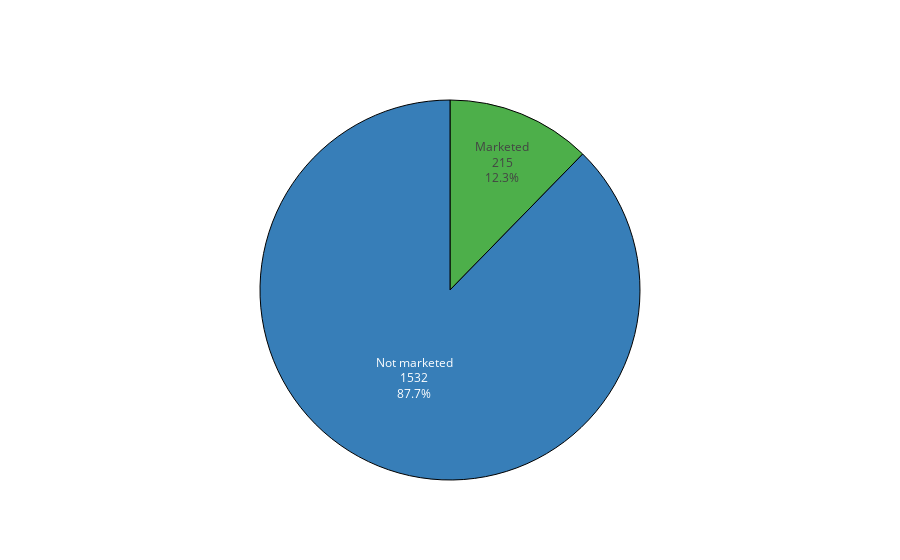

Notebook code for this chart:
### Code cell
n_total = len(positive)
n_marketed = np.sum(substance_applications['Approved / marketed application'])

# Create figure
fig = go.Figure()
colours = plotly.colors.qualitative.Set1

fig.add_trace(go.Pie(
    labels=[
        'Marketed'] + ['Not marketed'],
    values=[n_marketed, n_total - n_marketed],
    textinfo='label+value+percent',
    sort=False,
    marker=dict(
        colors=[colours[2], colours[1]],
        line=dict(color='#000000', width=1))))
fig.update_layout(showlegend=False)

fig.write_image(
    directory + '/images/ema_OD_market_authorisations_2000_2020.pdf')
fig.show()

### Figure 1 — Plotly figure (JSON) as saved in the notebook; plotly's stock layout.template omitted (floating-point values rounded to 4 significant figures)
{"data": [{"labels": ["Marketed", "Not marketed"], "marker": {"colors": ["rgb(77,175,74)", "rgb(55,126,184)"], "line": {"color": "#000000", "width": 1}}, "sort": false, "textinfo": "label+value+percent", "type": "pie", "values": [215, 1532]}], "layout": {"showlegend": false}}
